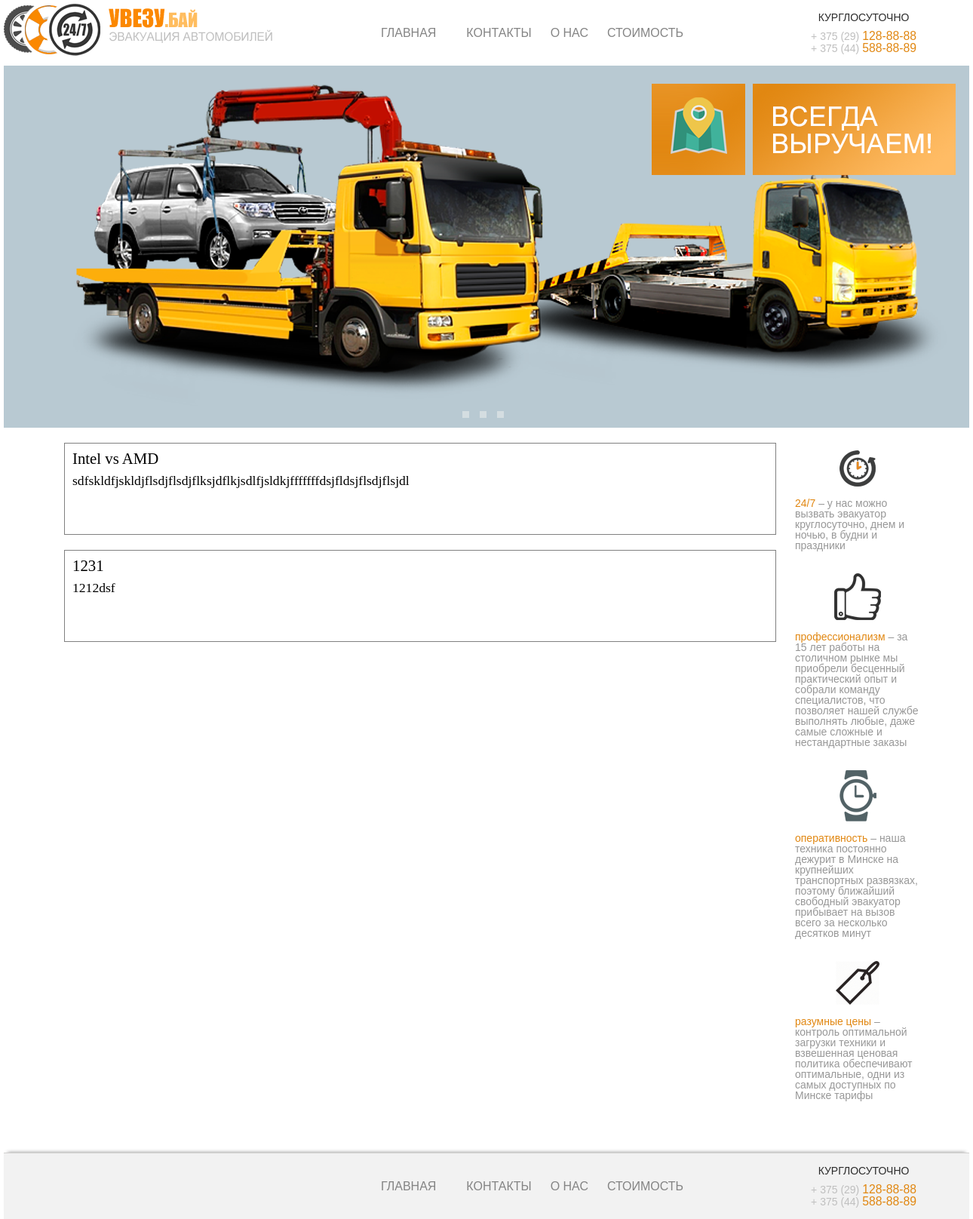
The app's page /, older data.
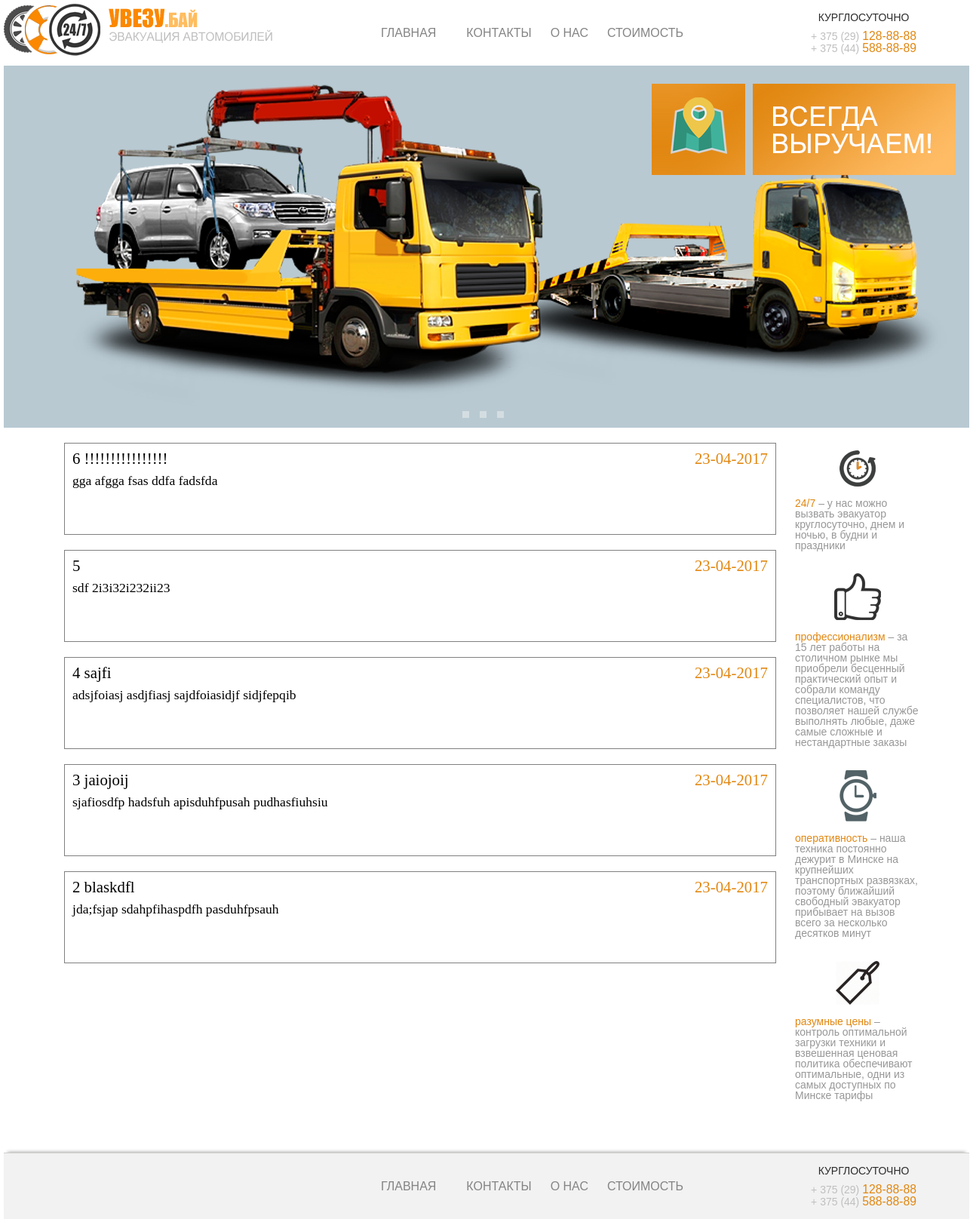
The same page, newer data.
### news/models.py (models this page shows)
class Article(models.Model):
    title = models.CharField(max_length=50)
    article_descr = models.CharField(max_length=250)
    date = models.DateTimeField(auto_now=True)

### news/views.py (the view)
# urls.py: url(r'^$', views.IndexView.as_view(), name='index'),
class IndexView(generic.ListView):
    template_name = 'news/index.html'
    context_object_name = 'latest_news_list'
    def get_queryset(self):
        return Article.objects.order_by('-date')[:5]

### news/templates/news/index.html
{% extends 'news/base.html' %}
{% load staticfiles %}
{% block headerdata %}
  <link rel="stylesheet" type="text/css" href="{% static 'news/styles/article.css' %}">
{% endblock %}
{% block slider %}
  <div class="slider">
    <img src="{% static 'news/images/slider-1.png' %}" alt="slide-1">
    <div class="sl-buttons">
      <ul>
        <li></li>
        <li></li>
        <li></li>
      </ul>
    </div>
  </div>
{% endblock %}
{% block content %}
  {% if latest_news_list %}
  <ul>
    {% for news in latest_news_list %}
        <li class="article">
          <h2>{{ news.title }}<span>{{ news.date|date:"d-m-Y" }}</span></h2>
          <p> {{ news.article_descr }}</p>
        </li>
    {% endfor %}
  </ul>
  {% else %}
      <p>No news</p>
  {% endif %}
{% endblock %}

### news/templates/news/base.html (shortened to what this page needs)
<!DOCTYPE html>
<html>
<head>
  {% load staticfiles %}
  <link rel="stylesheet" type="text/css" href="{% static 'news/styles/style.css' %}">
  {% block headerdata %}
  {% endblock %}
</head>
<body>
  <header>
    <div class="logo">
      <a href="{% url 'news:index'%}">
        <img src="{% static 'news/images/logo.png' %}" alt="logo">
      </a>
    </div>
    <nav class="navigation">
      <a href="{% url 'news:index'%}">Главная</a>
      <a href="{% url 'news:contacts'%}">Контакты</a>
      <a href="{% url 'news:about'%}">О нас</a>
      <a href="{% url 'news:pricelist'%}">Стоимость</a>
    </nav>
    <div class="phone">
        <h2>Курглосуточно</h2>
        <p>+ 375 (29) <span>128-88-88</span></p>
        <p>+ 375 (44) <span>588-88-89</span></p>
    </div>
  </header>
  <main>
    {% block slider %}
    {% endblock %}
    <div class="content">
     <section>
      {% block content %}
      {% endblock %}
     </section>
      <aside>
        <ul>
          <li>
            <img src="{% static 'news/images/aside-icon1.png' %}" alt="aside-icon1" width=48 height=48>
            <p><span>24/7</span> – у нас можно вызвать эвакуатор круглосуточно, днем и ночью, в будни и праздники</p>
          </li>
          <li>
            <img src="{% static 'news/images/aside-icon2.png' %}" alt="aside-icon2" width=62 height=62>
            <p><span>профессионализм</span> – за 15 лет работы на столичном рынке мы приобрели бесценный практический опыт
                и собрали команду  специалистов, что позволяет нашей службе выполнять любые, даже самые сложные
                и нестандартные заказы</p>
          </li>
          <li>
            <img src="{% static 'news/images/aside-icon3.png' %}" alt="aside-icon3" width=49 height=68>
            <p><span>оперативность</span> – наша техника постоянно дежурит в Минске на крупнейших транспортных развязках,
                поэтому ближайший свободный эвакуатор прибывает на вызов всего за несколько десятков минут</p>
          </li>
          <li>
            <img src="{% static 'news/images/aside-icon4.png' %}" alt="aside-icon4" width=58 height=58>
            <p><span>разумные цены</span> – контроль оптимальной загрузки техники и взвешенная ценовая политика
                обеспечивают оптимальные, одни из самых доступных по Минске тарифы</p>
          </li>
        </ul>
      </aside>
    </div>
  </main>
  <footer>
   <div class="space"></div>
    <nav class="navigation">
      <a href="{% url 'news:index'%}">Главная</a>
      <a href="{% url 'news:contacts'%}">Контакты</a>
      <a href="{% url 'news:about'%}">О нас</a>
      <a href="{% url 'news:pricelist'%}">Стоимость</a>
    </nav>
    <div class="phone">
        <h2>Курглосуточно</h2>
        <p>+ 375 (29) <span>128-88-88</span></p>
        <p>+ 375 (44) <span>588-88-89</span></p>
    </div>
  </footer>
</body>
</html>

### news/static/news/styles/style.css (style rules this page uses)
html, body, div, span, applet, object, iframe, h1, h2, h3, h4, h5, h6, p, blockquote, pre, a, abbr, acronym, address, big, cite, code, del, dfn, em, img, ins, kbd, q, s, samp, small, strike, strong, sub, sup, tt, var, b, u, i, center, dl, dt, dd, ol, ul, li, fieldset, form, label, legend, table, caption, tbody, tfoot, thead, tr, th, td, article, aside, canvas, details, embed, figure, figcaption, footer, header, hgroup, menu, nav, output, ruby, section, summary, time, mark, audio, video { margin: 0; padding: 0; border: 0; font-size: 100%; font: inherit; vertical-align: baseline; }
article, aside, details, figcaption, figure, footer, header, hgroup, menu, nav, section { display: block; }
body { line-height: 1; }
ol, ul { list-style: none; }
.navigation { display: -ms-flexbox; display: flex; -ms-flex-pack: center; justify-content: center; -ms-flex-align: center; align-items: center; }
.navigation a { margin-right: 25px; text-transform: uppercase; font-size: 1em; font-family: segoe-ui-semibold, Arial, sans-serif; color: #848484; text-decoration: none; }
.navigation a:first-child { margin-right: 40px; }
.phone { margin-right: 70px; display: -ms-flexbox; display: flex; -ms-flex-direction: column; flex-direction: column; -ms-flex-pack: center; justify-content: center; -ms-flex-align: center; align-items: center; font-size: 0.875em; }
.phone h2 { margin-bottom: 10px; text-transform: uppercase; font-family: segoe-ui, Arial, sans-serif; color: #2c2c2c; }
.phone p { font-family: segoe-ui-bold, Arial, sans-serif; color: #bfbfbf; }
.phone p span { font-size: 1.125em; }
span { color: #e18711; }
html { height: 100%; box-sizing: border-box; }
body { position: relative; margin: 0 auto; padding-bottom: 87px; width: 1280px; min-height: 100%; }
header { display: -ms-flexbox; display: flex; -ms-flex-pack: justify; justify-content: space-between; width: inherit; height: 87px; background-color: #ffffff; }
main .slider { position: relative; display: -ms-flexbox; display: flex; -ms-flex-pack: center; justify-content: center; }
main .slider .sl-buttons { position: absolute; bottom: 10px; }
main .slider .sl-buttons ul li { margin-right: 10px; display: inline-block; width: 9px; height: 9px; background-color: #d4dde1; }
main .content { display: -ms-grid; display: grid; -ms-grid-columns: 4fr 1fr; grid-template-columns: 4fr 1fr; padding-bottom: 70px; }
main .content section { padding-left: 80px; }
main .content aside { font-size: 0.875em; }
main .content aside ul { padding: 0 25px; padding-right: 65px; }
main .content aside ul li { display: -ms-flexbox; display: flex; -ms-flex-direction: column; flex-direction: column; -ms-flex-align: center; align-items: center; }
main .content aside ul li img { margin-top: 30px; margin-bottom: 15px; }
main .content aside ul li p { font-family: segoe-ui-bold, Arial, sans-serif; color: #979797; }
main .content aside ul li p span { font-size: 1em; }
footer { position: absolute; left: 0; bottom: 0; display: -ms-flexbox; display: flex; -ms-flex-pack: justify; justify-content: space-between; width: inherit; height: 87px; border-top: 1px solid #d2d1d0; background-color: #f2f2f2; box-shadow: 0px -5px 5px -5px #888; }
footer .space { width: 356px; }

### news/static/news/styles/article.css (style rules this page uses)
.article { margin: 20px 0; padding: 10px; min-height: 100px; border: 1px solid grey; }
.article h2 { margin-bottom: 10px; font-size: 1.3em; }
.article p { font-size: 1.1em; }
.article h2 span { float: right; }
.article h2 span:after { clear: both; }

Row changes from the older to the newer data that the page shows:
removed Article: title "Intel vs AMD", article_descr "sdfskldfjskldjflsdjflsdjflksjdflkjsdlfjsldkjfffffffdsjfldsjflsdjflsjdl"
removed Article: title "1231", article_descr "1212dsf"
added Article: title "6 !!!!!!!!!!!!!!!!", date "23-04-2017", article_descr "gga afgga fsas ddfa fadsfda"
added Article: title "5", date "23-04-2017", article_descr "sdf 2i3i32i232ii23"
added Article: title "4 sajfi", date "23-04-2017", article_descr "adsjfoiasj asdjfiasj sajdfoiasidjf sidjfepqib"
added Article: title "3 jaiojoij", date "23-04-2017", article_descr "sjafiosdfp hadsfuh apisduhfpusah pudhasfiuhsiu"
added Article: title "2 blaskdfl", date "23-04-2017", article_descr "jda;fsjap sdahpfihaspdfh pasduhfpsauh"
